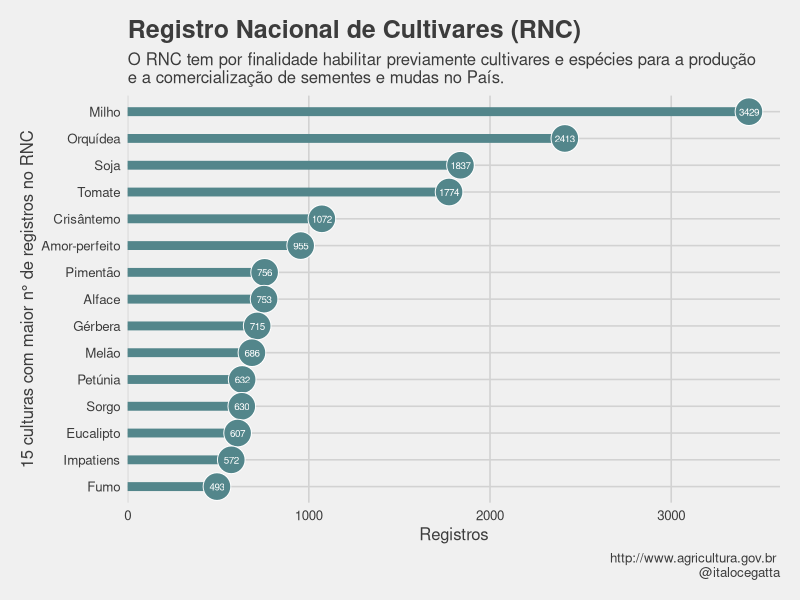

Source code (R): (Note: this script raises an error after producing the figure.)
library(tidyverse)
library(readxl)
library(lubridate)


# registro ----------------------------------------------------------------

registrado <- read_excel("data-raw/cultivar_registrado.xlsx")

top_registrado <- registrado %>%
  filter(situacao == "REGISTRADA") %>%
  mutate(nome_comum = ifelse(str_detect(nome_comum, ",|/"), str_extract(nome_comum, "^.+(?=(,|/))"), nome_comum)) %>%
  mutate(nome_comum = str_replace(nome_comum, "Orquidea", "Orquídea")) %>%
  group_by(nome_comum) %>%
  tally() %>%
  arrange(-n) %>%
  slice(1:15)


top_registrado %>%
  mutate(nome_comum = fct_reorder(nome_comum, n)) %>%
  ggplot(aes(n, nome_comum)) +
    geom_segment(aes(xend = 0, yend = nome_comum), color = "cadetblue4", size = 3) +
    geom_point(size = 9, shape = 21, color = "white", fill = "cadetblue4") +
    geom_text(aes(label = n),size = 2.5,  color = "white") +
    labs(
      x = "Registros", y = "15 culturas com maior n° de registros no RNC",
      title = "Registro Nacional de Cultivares (RNC)",
      subtitle =
        "O RNC tem por finalidade habilitar previamente cultivares e espécies para a produção \ne a comercialização de sementes e mudas no País.",
      caption = "http://www.agricultura.gov.br \n@italocegatta"
    ) +
    scale_x_continuous(expand = expand_scale(mult = c(0, 0.05))) +
    ggthemes::theme_fivethirtyeight() +
    theme(axis.title = element_text()) +
    ggsave("top_cultivares_registrados.png", width = 8, height = 6)


registro_eucalipto <- registrado %>%
  filter(situacao == "REGISTRADA") %>%
  filter(str_detect(nome_cientifico, "Eucalyptus|Corymbia")) %>%
  filter(!is.na(mantenedor)) %>%
  mutate(
    mantenedor = str_to_upper(str_remove(mantenedor, "_$")),
    mantenedor = str_replace(mantenedor, "S/(A|A.)", "S.A."),
    mantenedor = str_replace(mantenedor, "S.A$", "S.A.")
  ) %>%
  group_by(mantenedor) %>%
  tally() %>%
  arrange(-n)

registro_eucalipto %>%
  mutate(mantenedor = fct_reorder(mantenedor, n)) %>%
  ggplot(aes(n, mantenedor)) +
    geom_segment(aes(xend = 0, yend = mantenedor), color = "forestgreen", alpha = 0.8, size = 3) +
    geom_point(size = 7, stroke = 2, shape = 21, color = "white", fill = "forestgreen") +
    geom_text(aes(label = n),size = 3,  color = "white", fontface = "bold") +
    labs(
      x = "Registros", y = NULL,
      title = "Registro Nacional de Cultivares (RNC)",
      subtitle =
        "Mantenedores de cultivares dos gêneros Corymbia e Eucalyptus registrados no RNC",
      caption = "http://www.agricultura.gov.br \n@italocegatta"
    ) +
    scale_x_continuous(expand = expand_scale(mult = c(0.02, 0.05))) +
    ggthemes::theme_fivethirtyeight() +
    theme(axis.title = element_text()) +
    ggsave("eucalipto_registrado.png", width = 11.5, height = 12)


# protegido ---------------------------------------------------------------

protegido <- read_excel("data-raw/cultivar_protegido.xlsx")

registro_eucalipto <- protegido %>%
  filter(situacao == "PROTEÇÃO DEFINITIVA") %>%
  filter(str_detect(nome_cientifico, "Eucalyptus|Corymbia")) %>%
  mutate_if(is.POSIXct, as.Date)

registro_eucalipto %>%
  mutate(cultivar = fct_reorder(cultivar, fim_protecao)) %>%
  ggplot(aes(x = inicio_protecao, xend = fim_protecao, y = cultivar, yend = cultivar)) +
  geom_segment(color = "forestgreen", alpha = 0.8, size = 3) +
  geom_text(
    aes(x = fim_protecao, label = cultivar), size = 2,
    hjust = 1.1,  color = "grey10", fontface = "bold"
  ) +
  labs(
    title = "Serviço Nacional de Proteção de Cultivares (SNPC)",
    x = "Vigência da proteção",
    subtitle =
      "Cultivares de Eucalyptus regitrados no SNPC",
    caption = "http://www.agricultura.gov.br \n@italocegatta"
  ) +
  scale_x_date(date_breaks = "2 years", date_labels = "%Y") +
  theme_bw(8) +
  theme(
    axis.text.y = element_blank(), axis.ticks.y = element_blank(),
    axis.title.y = element_blank(), panel.grid.major.y = element_blank()
  ) +
  ggsave("eucalipto_protegido_periodo.png", width = 5, height = 10)

  registro_eucalipto %>%
  left_join(., group_by(., titular) %>% tally()) %>%
  select(cultivar, titular, inicio_protecao, fim_protecao)
  ggplot(aes())

registro_eucalipto %>%
  select(cultivar, titular, inicio_protecao, fim_protecao) %>%
  group_by(titular) %>%
  tally() %>%
  mutate(titular = fct_reorder(titular, n)) %>%
  ggplot(aes(n, titular)) +
  geom_segment(aes(xend = 0, yend = titular), color = "forestgreen", alpha = 0.8, size = 3) +
  geom_point(size = 7, stroke = 2, shape = 21, color = "white", fill = "forestgreen") +
  geom_text(aes(label = n),size = 3,  color = "white", fontface = "bold") +
  labs(
    x = "Cultivares protegidos (#)", y = NULL,
    title = "Serviço Nacional de Proteção de Cultivares (SNPC)",
    subtitle =
      "Titulares de cultivares do gênero Eucalyptus com proteção definitiva no SNPC",
    caption = "http://www.agricultura.gov.br \n@italocegatta"
  ) +
  scale_x_continuous(expand = expand_scale(mult = c(0.02, 0.05))) +
  ggthemes::theme_fivethirtyeight() +
  theme(axis.title = element_text()) +
  ggsave("eucalipto_protegido.png", width = 10, height = 7)

